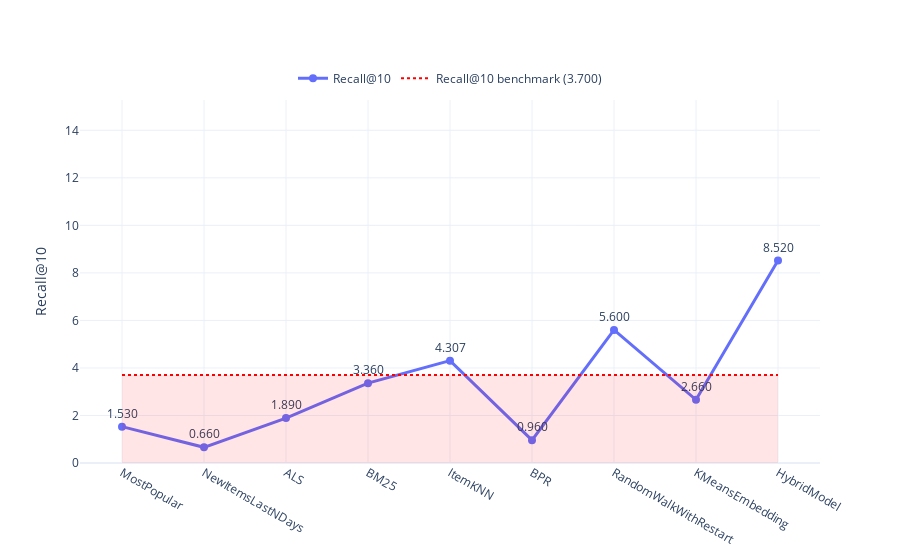
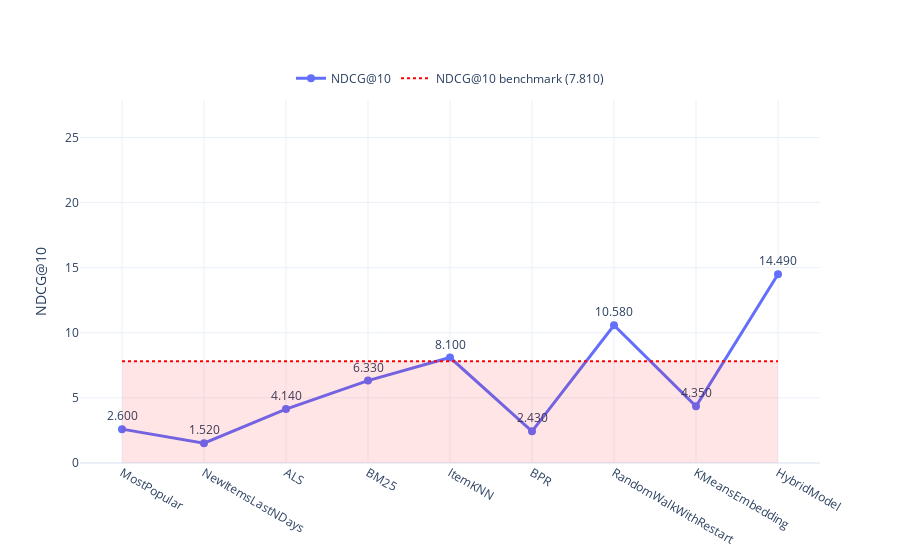
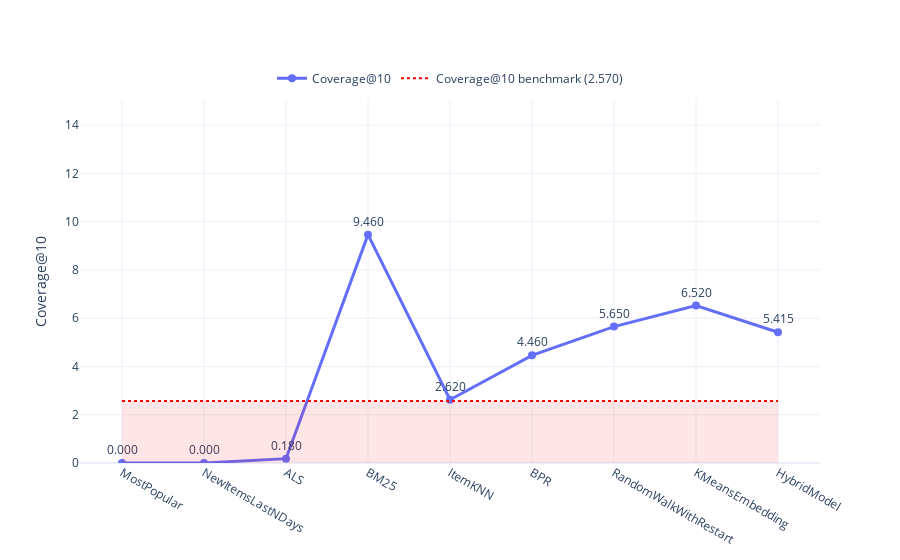
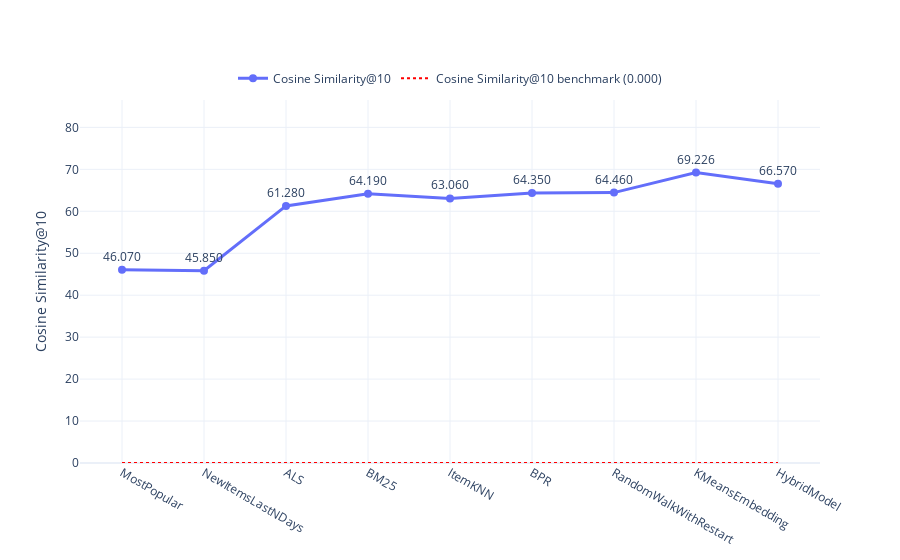

The cell these charts' notebook holds for them, in order:
### Code cell
import plotly.graph_objects as go
import numpy as np


def plot_metric_with_benchmark(
    metric_name: str,
    metric_values: list[float],
    experiment_names: list[str],
    benchmark_value: float | None = None,
    dashed: bool = False,
    fill_color: str = "rgba(255, 0, 0, 0.1)"  # красный с прозрачностью
):
    """
    Рисует график метрики по экспериментам + горизонтальную линию-бенчмарк
    + подсветку (заливку) до линии бенчмарка.
    """

    if len(metric_values) != len(experiment_names):
        raise ValueError("Длины metric_values и experiment_names должны совпадать")

    fig = go.Figure()

    # === Основная линия метрики ===
    fig.add_trace(go.Scatter(
        x=experiment_names,
        y=metric_values,
        mode="lines+markers+text",
        name=metric_name,
        text=[f"{v:.3f}" for v in metric_values],
        textposition="top center",
        line=dict(width=3, dash="dash" if dashed else "solid"),
        marker=dict(size=8)
    ))

    # === Горизонтальная линия-бенчмарк ===
    if benchmark_value is not None:
        # Заливка до бенчмарка
        fig.add_trace(go.Scatter(
            x=[experiment_names[0], experiment_names[-1], experiment_names[-1], experiment_names[0]],
            y=[0, 0, benchmark_value, benchmark_value],
            fill="toself",
            fillcolor=fill_color,
            line=dict(color="rgba(255,0,0,0)"),  # без контура
            hoverinfo="skip",
            showlegend=False
        ))

        # Линия-бенчмарк
        fig.add_trace(go.Scatter(
            x=[experiment_names[0], experiment_names[-1]],
            y=[benchmark_value, benchmark_value],
            mode="lines",
            name=f"{metric_name} benchmark ({benchmark_value:.3f})",
            line=dict(width=2, dash="dot", color="red")
        ))

    # === Настройки осей и оформления ===
    y_max = max(metric_values + ([benchmark_value] if benchmark_value else [0])) * 1.25

    fig.update_layout(
        yaxis_title=metric_name,
        yaxis=dict(range=[0, y_max]),
        template="plotly_white",
        hovermode="x unified",
        legend=dict(
            orientation="h",
            yanchor="bottom",
            y=1.02,
            xanchor="center",
            x=0.5
        )
    )

    return fig




experiments = [
    "MostPopular",
    "NewItemsLastNDays",
    "ALS", 
    "BM25",
    "ItemKNN",
    "BPR",
    "RandomWalkWithRestart",
    "KMeansEmbedding",
    "HybridModel",
]

recall_scores = np.array([0.0153, 0.0066,  0.0189,  0.0336, 0.04307, 0.0096, 0.0560, 0.0266, 0.0852,])*100
ndcg_scores   = np.array([0.0260, 0.0152,  0.0414,  0.0633, 0.0810, 0.0243, 0.1058, 0.0435, 0.1449, ])*100
coverage_scores   = np.array([0.0000, 0.0000,  0.0018, 0.0946, 0.0262, 0.0446, 0.0565, 0.0652, 0.05415, ])*100
cosine_similarity_scores   = np.array([0.4607, 0.4585,  0.6128,  0.6419, 0.6306, 0.6435, 0.6446, 0.69226, 0.6657, ])*100


# 1) график Recall@10
fig_recall = plot_metric_with_benchmark(
    "Recall@10", recall_scores, experiments,
    benchmark_value=0.037*100,    # максимум авторов по Recall
    dashed=False
)
fig_recall.show()

# 2) график NDCG@10
fig_ndcg = plot_metric_with_benchmark(
    "NDCG@10", ndcg_scores, experiments,
    benchmark_value=0.0781*100,    # максимум авторов по NDCG
    dashed=False              # отличим стиль линий, если хочешь
)
fig_ndcg.show()

# 3) график Coverage@10
fig_coverage = plot_metric_with_benchmark(
    "Coverage@10", coverage_scores, experiments,
    benchmark_value=0.0257*100,    # максимум авторов по Coverage
    dashed=False              
)
fig_coverage.show()


# 3) график Coverage@10
fig_cosine_similarity = plot_metric_with_benchmark(
    "Cosine Similarity@10", cosine_similarity_scores, experiments,
    benchmark_value=0.0000*100,    # максимум авторов по Coverage
    dashed=False              
)
fig_cosine_similarity.show()

### Figure 1 — Plotly figure (JSON) as saved in the notebook; plotly's stock layout.template omitted (floating-point values rounded to 4 significant figures)
{"data": [{"line": {"dash": "solid", "width": 3}, "marker": {"size": 8}, "mode": "lines+markers+text", "name": "Recall@10", "text": ["1.530", "0.660", "1.890", "3.360", "4.307", "0.960", "5.600", "2.660", "8.520"], "textposition": "top center", "type": "scatter", "x": ["MostPopular", "NewItemsLastNDays", "ALS", "BM25", "ItemKNN", "BPR", "RandomWalkWithRestart", "KMeansEmbedding", "HybridModel"], "y": [1.53, 0.66, 1.89, 3.36, 4.307, 0.96, 5.6, 2.66, 8.52]}, {"fill": "toself", "fillcolor": "rgba(255, 0, 0, 0.1)", "hoverinfo": "skip", "line": {"color": "rgba(255,0,0,0)"}, "showlegend": false, "type": "scatter", "x": ["MostPopular", "HybridModel", "HybridModel", "MostPopular"], "y": [0, 0, 3.7, 3.7]}, {"line": {"color": "red", "dash": "dot", "width": 2}, "mode": "lines", "name": "Recall@10 benchmark (3.700)", "type": "scatter", "x": ["MostPopular", "HybridModel"], "y": [3.7, 3.7]}], "layout": {"hovermode": "x unified", "legend": {"orientation": "h", "x": 0.5, "xanchor": "center", "y": 1.02, "yanchor": "bottom"}, "yaxis": {"range": [0, 15.27], "title": {"text": "Recall@10"}}}}

### Figure 2 — Plotly figure (JSON) as saved in the notebook; plotly's stock layout.template omitted (floating-point values rounded to 4 significant figures)
{"data": [{"line": {"dash": "solid", "width": 3}, "marker": {"size": 8}, "mode": "lines+markers+text", "name": "NDCG@10", "text": ["2.600", "1.520", "4.140", "6.330", "8.100", "2.430", "10.580", "4.350", "14.490"], "textposition": "top center", "type": "scatter", "x": ["MostPopular", "NewItemsLastNDays", "ALS", "BM25", "ItemKNN", "BPR", "RandomWalkWithRestart", "KMeansEmbedding", "HybridModel"], "y": [2.6, 1.52, 4.14, 6.33, 8.1, 2.43, 10.58, 4.35, 14.49]}, {"fill": "toself", "fillcolor": "rgba(255, 0, 0, 0.1)", "hoverinfo": "skip", "line": {"color": "rgba(255,0,0,0)"}, "showlegend": false, "type": "scatter", "x": ["MostPopular", "HybridModel", "HybridModel", "MostPopular"], "y": [0, 0, 7.81, 7.81]}, {"line": {"color": "red", "dash": "dot", "width": 2}, "mode": "lines", "name": "NDCG@10 benchmark (7.810)", "type": "scatter", "x": ["MostPopular", "HybridModel"], "y": [7.81, 7.81]}], "layout": {"hovermode": "x unified", "legend": {"orientation": "h", "x": 0.5, "xanchor": "center", "y": 1.02, "yanchor": "bottom"}, "yaxis": {"range": [0, 27.88], "title": {"text": "NDCG@10"}}}}

### Figure 3 — Plotly figure (JSON) as saved in the notebook; plotly's stock layout.template omitted (floating-point values rounded to 4 significant figures)
{"data": [{"line": {"dash": "solid", "width": 3}, "marker": {"size": 8}, "mode": "lines+markers+text", "name": "Coverage@10", "text": ["0.000", "0.000", "0.180", "9.460", "2.620", "4.460", "5.650", "6.520", "5.415"], "textposition": "top center", "type": "scatter", "x": ["MostPopular", "NewItemsLastNDays", "ALS", "BM25", "ItemKNN", "BPR", "RandomWalkWithRestart", "KMeansEmbedding", "HybridModel"], "y": [0.0, 0.0, 0.18, 9.46, 2.62, 4.46, 5.65, 6.52, 5.415]}, {"fill": "toself", "fillcolor": "rgba(255, 0, 0, 0.1)", "hoverinfo": "skip", "line": {"color": "rgba(255,0,0,0)"}, "showlegend": false, "type": "scatter", "x": ["MostPopular", "HybridModel", "HybridModel", "MostPopular"], "y": [0, 0, 2.57, 2.57]}, {"line": {"color": "red", "dash": "dot", "width": 2}, "mode": "lines", "name": "Coverage@10 benchmark (2.570)", "type": "scatter", "x": ["MostPopular", "HybridModel"], "y": [2.57, 2.57]}], "layout": {"hovermode": "x unified", "legend": {"orientation": "h", "x": 0.5, "xanchor": "center", "y": 1.02, "yanchor": "bottom"}, "yaxis": {"range": [0, 15.04], "title": {"text": "Coverage@10"}}}}

### Figure 4 — Plotly figure (JSON) as saved in the notebook; plotly's stock layout.template omitted (floating-point values rounded to 4 significant figures)
{"data": [{"line": {"dash": "solid", "width": 3}, "marker": {"size": 8}, "mode": "lines+markers+text", "name": "Cosine Similarity@10", "text": ["46.070", "45.850", "61.280", "64.190", "63.060", "64.350", "64.460", "69.226", "66.570"], "textposition": "top center", "type": "scatter", "x": ["MostPopular", "NewItemsLastNDays", "ALS", "BM25", "ItemKNN", "BPR", "RandomWalkWithRestart", "KMeansEmbedding", "HybridModel"], "y": [46.07, 45.85, 61.28, 64.19, 63.06, 64.35, 64.46, 69.23, 66.57]}, {"fill": "toself", "fillcolor": "rgba(255, 0, 0, 0.1)", "hoverinfo": "skip", "line": {"color": "rgba(255,0,0,0)"}, "showlegend": false, "type": "scatter", "x": ["MostPopular", "HybridModel", "HybridModel", "MostPopular"], "y": [0, 0, 0, 0]}, {"line": {"color": "red", "dash": "dot", "width": 2}, "mode": "lines", "name": "Cosine Similarity@10 benchmark (0.000)", "type": "scatter", "x": ["MostPopular", "HybridModel"], "y": [0, 0]}], "layout": {"hovermode": "x unified", "legend": {"orientation": "h", "x": 0.5, "xanchor": "center", "y": 1.02, "yanchor": "bottom"}, "yaxis": {"range": [0, 86.53], "title": {"text": "Cosine Similarity@10"}}}}
